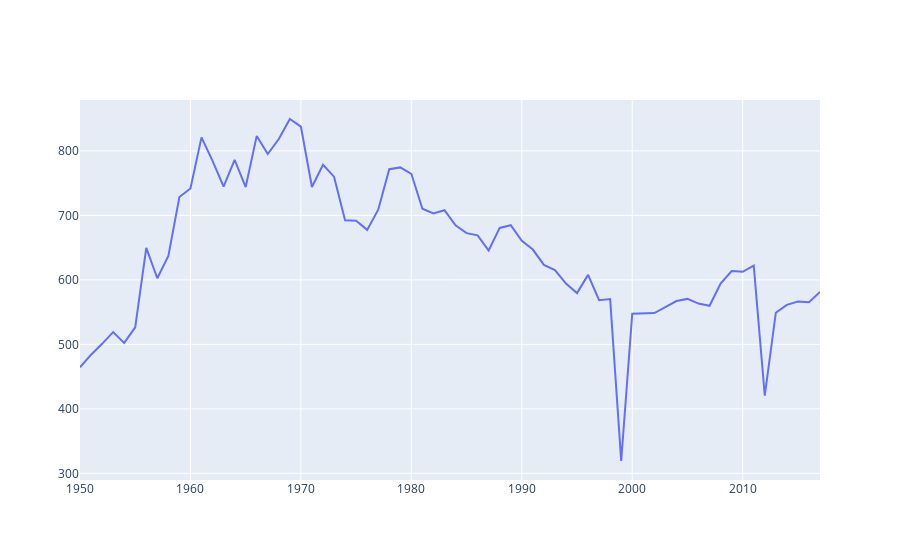

This figure's notebook cell:
### Code cell
from plotly.offline import init_notebook_mode, iplot
import plotly
import plotly.graph_objs as go
init_notebook_mode(connected=True)
#среднее количество очков по годам
points_by_year = season_stats.groupby('Year')[['PTS']].sum().reset_index().merge(players_for_year)
points_by_year['Average PTS'] = points_by_year.PTS/points_by_year.Player
points_by_year.head()
trace = go.Scatter(
    x=points_by_year.Year,
    y=points_by_year['Average PTS'],
    name = 'Average player points')
trace_s = [trace]
iplot(trace_s)

### Figure 1 — Plotly figure (JSON) as saved in the notebook; plotly's stock layout.template omitted (floating-point values rounded to 4 significant figures)
{"data": [{"name": "Average player points", "type": "scatter", "x": [1950, 1951, 1952, 1953, 1954, 1955, 1956, 1957, 1958, 1959, 1960, 1961, 1962, 1963, 1964, 1965, 1966, 1967, 1968, 1969, 1970, 1971, 1972, 1973, 1974, 1975, 1976, 1977, 1978, 1979, 1980, 1981, 1982, 1983, 1984, 1985, 1986, 1987, 1988, 1989, 1990, 1991, 1992, 1993, 1994, 1995, 1996, 1997, 1998, 1999, 2000, 2001, 2002, 2003, 2004, 2005, 2006, 2007, 2008, 2009, 2010, 2011, 2012, 2013, 2014, 2015, 2016, 2017], "y": [464.4, 484.0, 500.8, 519, 502.3, 526.2, 649.7, 602.6, 637.3, 728.6, 741.7, 820.9, 784.5, 744.7, 786.1, 743.9, 823.3, 795.3, 818.5, 849.5, 837.8, 744.0, 778.5, 760.1, 692.4, 691.6, 677.5, 708.9, 771.6, 774.4, 764.5, 710.4, 703.1, 708.1, 684.6, 672.5, 669.1, 645.6, 680.6, 684.8, 660.7, 647, 623.3, 615.3, 594.3, 579.5, 607.8, 568.6, 570.2, 319.1, 547.6, 548.6, 548.6, 557.9, 567.1, 570.5, 563.3, 559.8, 594.4, 613.8, 612.6, 622.2, 420.3, 549.0, 561.3, 566.4, 565.4, 581.2]}], "layout": {}}
